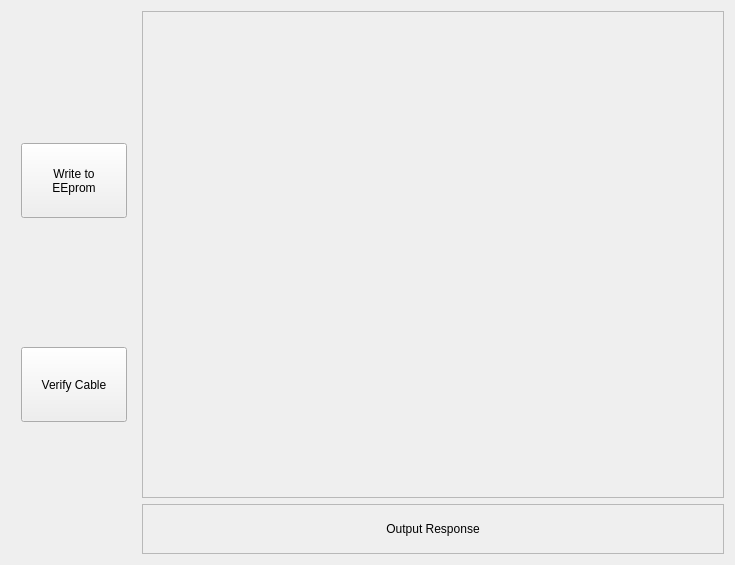
<?xml version="1.0" encoding="UTF-8"?>
<ui version="4.0">
 <class>program_tab</class>
 <widget class="QWidget" name="program_tab">
  <property name="geometry">
   <rect>
    <x>0</x>
    <y>0</y>
    <width>735</width>
    <height>565</height>
   </rect>
  </property>
  <layout class="QGridLayout" name="gridLayout_6">
   <item row="0" column="1">
    <widget class="QScrollArea" name="scrollArea_5">
     <property name="widgetResizable">
      <bool>true</bool>
     </property>
     <property name="alignment">
      <set>Qt::AlignLeading|Qt::AlignLeft|Qt::AlignVCenter</set>
     </property>
     <widget class="QWidget" name="scrollAreaWidgetContents_7">
      <property name="geometry">
       <rect>
        <x>0</x>
        <y>0</y>
        <width>584</width>
        <height>489</height>
       </rect>
      </property>
      <layout class="QVBoxLayout" name="built_cable_layout">
       <property name="spacing">
        <number>0</number>
       </property>
       <property name="sizeConstraint">
        <enum>QLayout::SetFixedSize</enum>
       </property>
      </layout>
     </widget>
    </widget>
   </item>
   <item row="1" column="1">
    <widget class="QLabel" name="response_text">
     <property name="minimumSize">
      <size>
       <width>0</width>
       <height>50</height>
      </size>
     </property>
     <property name="frameShape">
      <enum>QFrame::StyledPanel</enum>
     </property>
     <property name="text">
      <string>Output Response</string>
     </property>
     <property name="alignment">
      <set>Qt::AlignCenter</set>
     </property>
    </widget>
   </item>
   <item row="0" column="0" rowspan="2">
    <widget class="QWidget" name="widget_5" native="true">
     <property name="minimumSize">
      <size>
       <width>125</width>
       <height>0</height>
      </size>
     </property>
     <property name="maximumSize">
      <size>
       <width>125</width>
       <height>16777215</height>
      </size>
     </property>
     <layout class="QVBoxLayout" name="verticalLayout_5">
      <property name="leftMargin">
       <number>10</number>
      </property>
      <item>
       <widget class="QPushButton" name="write_to_eeprom_btn">
        <property name="minimumSize">
         <size>
          <width>0</width>
          <height>75</height>
         </size>
        </property>
        <property name="text">
         <string>Write to
EEprom</string>
        </property>
       </widget>
      </item>
      <item>
       <widget class="QPushButton" name="verify_cable_btn">
        <property name="minimumSize">
         <size>
          <width>0</width>
          <height>75</height>
         </size>
        </property>
        <property name="text">
         <string>Verify Cable</string>
        </property>
       </widget>
      </item>
     </layout>
    </widget>
   </item>
  </layout>
 </widget>
 <resources/>
 <connections/>
</ui>
